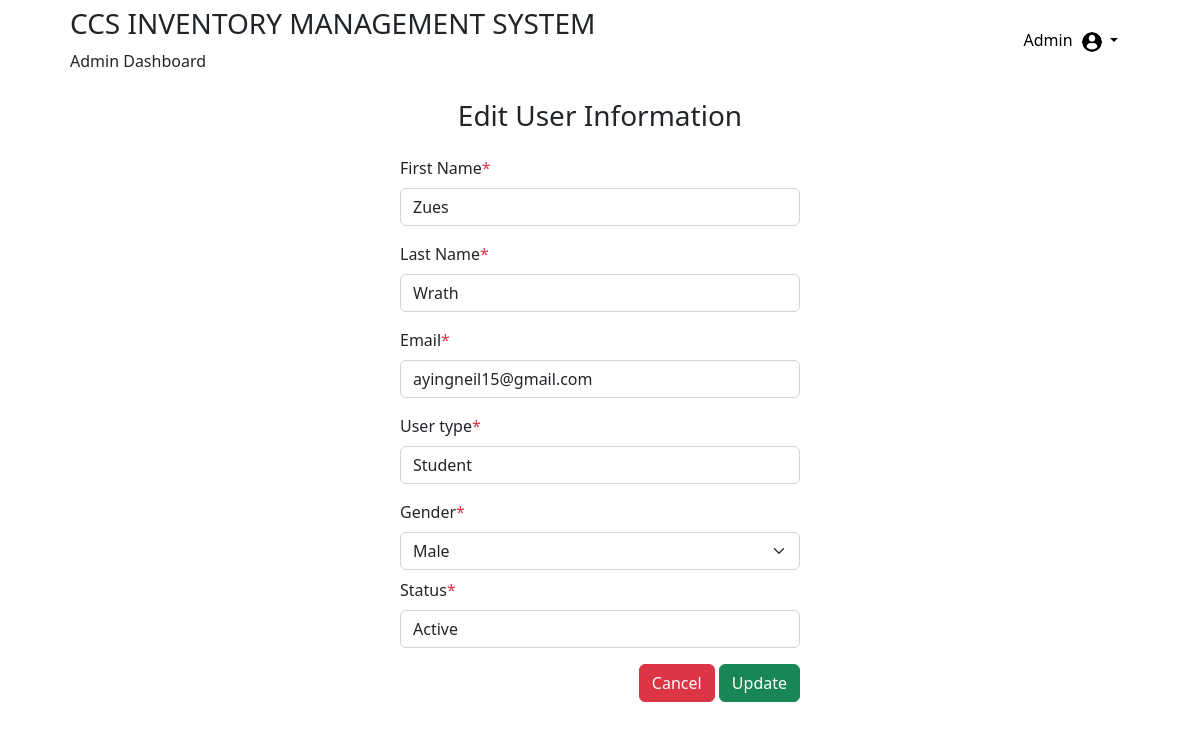
Before: /DashboardAdmin/edit.php?id=51 (signed in) with the older database file.
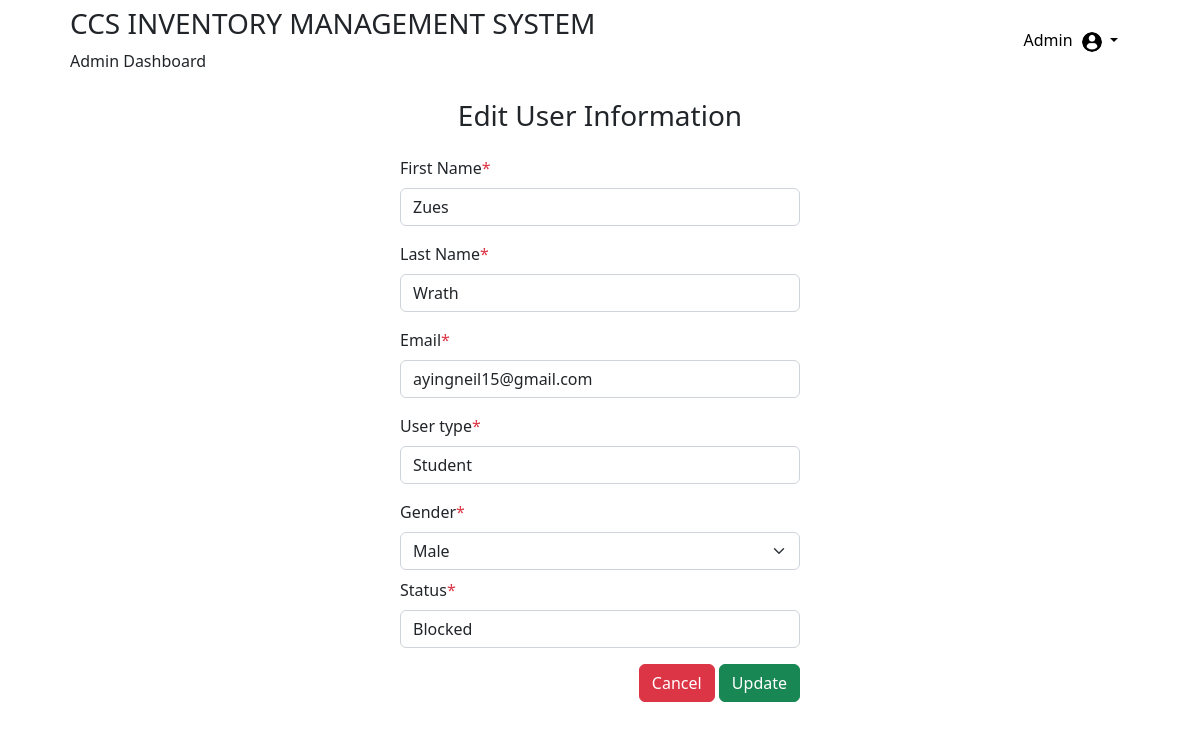
After: the same page with the newer database file.
### tables this page shows
CREATE TABLE `tblusers` (
  `id` int(11) NOT NULL,
  `addedbyid` int(11) NOT NULL,
  `usertype` varchar(50) NOT NULL,
  `fname` varchar(50) NOT NULL,
  `lname` varchar(50) NOT NULL,
  `password` varchar(50) NOT NULL,
  `online_status` enum('online','offline') DEFAULT 'offline',
  `status` varchar(20) NOT NULL,
  `email` varchar(50) NOT NULL,
  `gender` varchar(50) NOT NULL,
  `department` varchar(50) NOT NULL,
  `approveby` varchar(50) DEFAULT NULL,
  `datetimeregister` datetime DEFAULT NULL,
  `datetimeapprove` datetime DEFAULT NULL
);

### DashboardAdmin/edit.php (the view, shortened to what this page needs)
<!DOCTYPE html>
<html lang="en">
<head>
    <link href="https://cdn.jsdelivr.net/npm/bootstrap@5.2.3/dist/css/bootstrap.min.css" rel="stylesheet">
    <link rel="stylesheet" href="https://cdnjs.cloudflare.com/ajax/libs/font-awesome/6.4.0/css/all.min.css">
    <link rel="stylesheet" type="text/css" href="adminstyles.css">
</head>
<body>
    <div class="container">
        <?php include('adminheader.php');?>
        <div class="text-center mt-4">
            <h3>Edit User Information</h3>
        </div>
        <?php
            include "adminfunctions.php";
            $id = isset($_GET["id"]) ? $_GET["id"] : null;
            if ($id !== null) {
                $sql = "SELECT * FROM `tblusers` WHERE id = $id LIMIT 1";
                $result = mysqli_query($conn, $sql);
                if ($result) {
                    $row = mysqli_fetch_assoc($result);
                } else {
                    echo "Failed: " . mysqli_error($conn);
                }
            }
?>
        <div class="container mt-4">
            <form action="" method="post" enctype="multipart/form-data" style="max-width: 400px; margin: auto;">
                <?php if (isset($row)): ?>
                    <div class="mb-3">
                        <label for="fname" class="form-label">First Name<span class="text-danger">*</span></label>
                        <input type="text" class="form-control" id="fname" name="fname" placeholder="(Required)" value="<?php echo $row['fname'] ?>" required>
                    </div>
                    <div class="mb-3">
                        <label for="lname" class="form-label">Last Name<span class="text-danger">*</span></label>
                        <input type="text" class="form-control" id="lname" name="lname" placeholder="(Required)" value="<?php echo $row['lname'] ?>" required>
                    </div>
                    <div class="mb-3">
                        <label for="lname" class="form-label">Email<span class="text-danger">*</span></label>
                        <input type="email" class="form-control" id="email" name="email" placeholder="(Required)" value="<?php echo $row['email'] ?>" required>
                    </div>
                    <div class="mb-3">
                        <label for="usertype" class="form-label">User type<span class="text-danger">*</span></label>
                        <select class="form-control" id="usertype" name="usertype">
                            <option value="Student" <?php if ($row['usertype'] == 'Student') echo 'selected'; ?>>Student</option>
                        </select>
                    </div>
                    <div class="mb-2">
                        <label for="gender" class="form-label">Gender<span class="text-danger">*</span></label>
                        <select class="form-select" id="gender" name="gender" required>
                            <option value="Male" <?php if ($row['gender'] == 'Male') echo 'selected'; ?>>Male</option>
                        </select>
                    </div>
                    <div class="mb-3">
                        <label for="status" class="form-label">Status<span class="text-danger">*</span></label>
                        <select class="form-control" id="status" name="status">
                            <option value="Active" <?php if ($row['status'] == 'Active') echo 'selected'; ?>>Active</option>
                            <option value="Blocked" <?php if ($row['status'] == 'Blocked') echo 'selected'; ?>>Blocked</option>
                        </select>
                    </div>
                    <div class="text-end mb-3">
                        <a href="adminPage.php" class="btn btn-danger">Cancel</a>
                        <button type="submit" class="btn btn-success" name="submit">Update</button>
                    </div>
                <?php endif; ?>
            </form>
        </div>
    </div>
</body>
</html>

Changed rows visible on the page:
changed tblusers "Zues": status "Active" → "Blocked"
